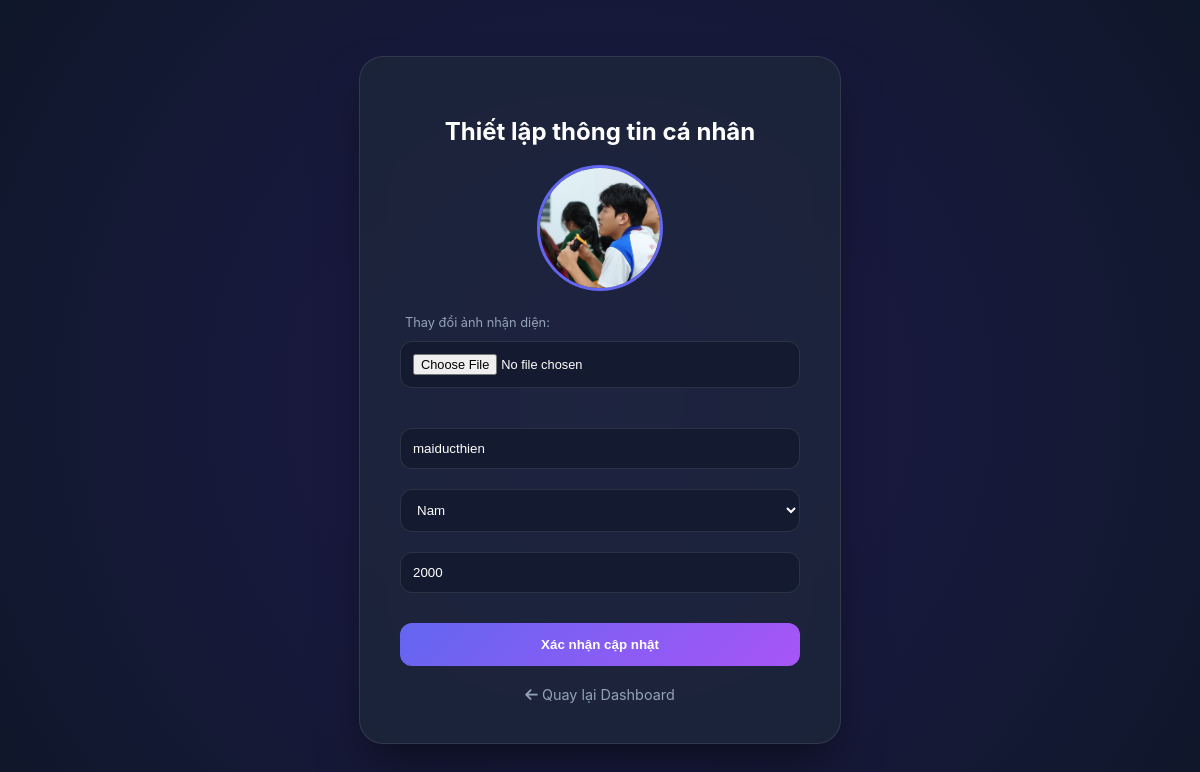
The app's page /profile (signed in) with its own data.
### app.py (models this page shows)
class User(db.Model):
    id = db.Column(db.Integer, primary_key=True)
    username = db.Column(db.String(80), unique=True, nullable=False)
    password = db.Column(db.String(80), nullable=False)
    gender = db.Column(db.String(10), default="Chưa rõ")
    dob_year = db.Column(db.Integer, default=2000)
    profile_pic = db.Column(db.String(200), default='default_avatar.png')
    targets = db.relationship('SubjectTarget', backref='user', lazy=True)

### app.py (the view, shortened to what this page needs)
@app.route("/profile", methods=['GET', 'POST'])
def profile():
    if 'user_id' not in session: return redirect(url_for('login'))
    user = User.query.get(session['user_id'])
    return render_template("profile.html", user=user)

### templates/profile.html (shortened to what this page needs)
<!DOCTYPE html>
<html lang="vi">
<head>
    <link rel="stylesheet" href="{{ url_for('static', filename='style.css') }}">
    <link href="https://cdnjs.cloudflare.com/ajax/libs/font-awesome/6.0.0/css/all.min.css" rel="stylesheet">
</head>
<body>
    <div class="profile-card">
        <h2>Thiết lập thông tin cá nhân</h2>
        <form method="POST" enctype="multipart/form-data">
            <div class="avatar-preview">
                {% if user.profile_pic and user.profile_pic != 'default_avatar.png' %}
                    <img src="{{ url_for('static', filename='uploads/' + user.profile_pic) }}" style="width:100%; height:100%; border-radius:50%; object-fit:cover;">
                {% else %}
                    <i class="fas fa-robot fa-4x" style="color: #6366f1;"></i>
                {% endif %}
            </div>
            <div style="margin-bottom: 20px; text-align: left;">
                <label style="font-size: 0.8rem; color: #94a3b8; margin-left: 5px;">Thay đổi ảnh nhận diện:</label>
                <input type="file" name="profile_pic" accept="image/*" style="font-size: 0.8rem;">
            </div>
            <input type="text" name="username" value="{{ user.username }}" placeholder="Tên hiển thị" required>
            <select name="gender">
                <option value="Nam" {% if user.gender == 'Nam' %}selected{% endif %}>Nam</option>
            </select>
            <input type="number" name="dob_year" value="{{ user.dob_year }}" placeholder="Năm sinh (VD: 2005)">
            <button type="submit" class="btn-save">Xác nhận cập nhật</button>
        </form>
        <a href="/dashboard" class="back-link"><i class="fas fa-arrow-left"></i> Quay lại Dashboard</a>
    </div>
</body>
</html>

### static/style.css (style rules this page uses)
:root { --primary: #6366f1; --secondary: #a855f7; --bg: #0f172a; --card-bg: rgba(30, 41, 59, 0.7); --text: #f8fafc; }
body { font-family: 'Inter', system-ui, sans-serif; background: radial-gradient(circle at top left, #1e1b4b, #0f172a); color: var(--text); margin: 0; display: flex; min-height: 100vh; }
input { width: 100%; padding: 12px; background: rgba(15, 23, 42, 0.5); border: 1px solid rgba(255, 255, 255, 0.1); border-radius: 10px; color: white; margin-bottom: 10px; box-sizing: border-box; }
button { width: 100%; padding: 12px; background: linear-gradient(135deg, var(--primary), var(--secondary)); color: white; border: none; border-radius: 10px; font-weight: 600; cursor: pointer; }

### templates/profile.html (style rules this page uses)
body { background: radial-gradient(circle at center, #1e1b4b 0%, #0f172a 100%); display: flex; justify-content: center; align-items: center; min-height: 100vh; margin: 0; font-family: 'Inter', sans-serif; }
.profile-card { background: rgba(30, 41, 59, 0.7); backdrop-filter: blur(15px); border: 1px solid rgba(255, 255, 255, 0.1); padding: 40px; border-radius: 24px; width: 400px; color: white; box-shadow: 0 25px 50px -12px rgba(0, 0, 0, 0.5); text-align: center; }
.avatar-preview { width: 120px; height: 120px; border-radius: 50%; margin: 0 auto 20px; border: 3px solid #6366f1; object-fit: cover; background: #1e293b; display: flex; align-items: center; justify-content: center; }
input, select { width: 100%; padding: 12px; margin: 10px 0; background: rgba(15, 23, 42, 0.6); border: 1px solid rgba(255, 255, 255, 0.1); border-radius: 12px; color: white; box-sizing: border-box; transition: 0.3s; }
.btn-save { width: 100%; padding: 14px; background: linear-gradient(135deg, #6366f1, #a855f7); color: white; border: none; border-radius: 12px; font-weight: bold; cursor: pointer; margin-top: 20px; transition: transform 0.2s; }
.back-link { display: block; margin-top: 20px; color: #94a3b8; text-decoration: none; font-size: 0.9rem; }

### records on screen
User: profile_pic (picture), username "maiducthien", gender "Nam", dob_year "2000"
